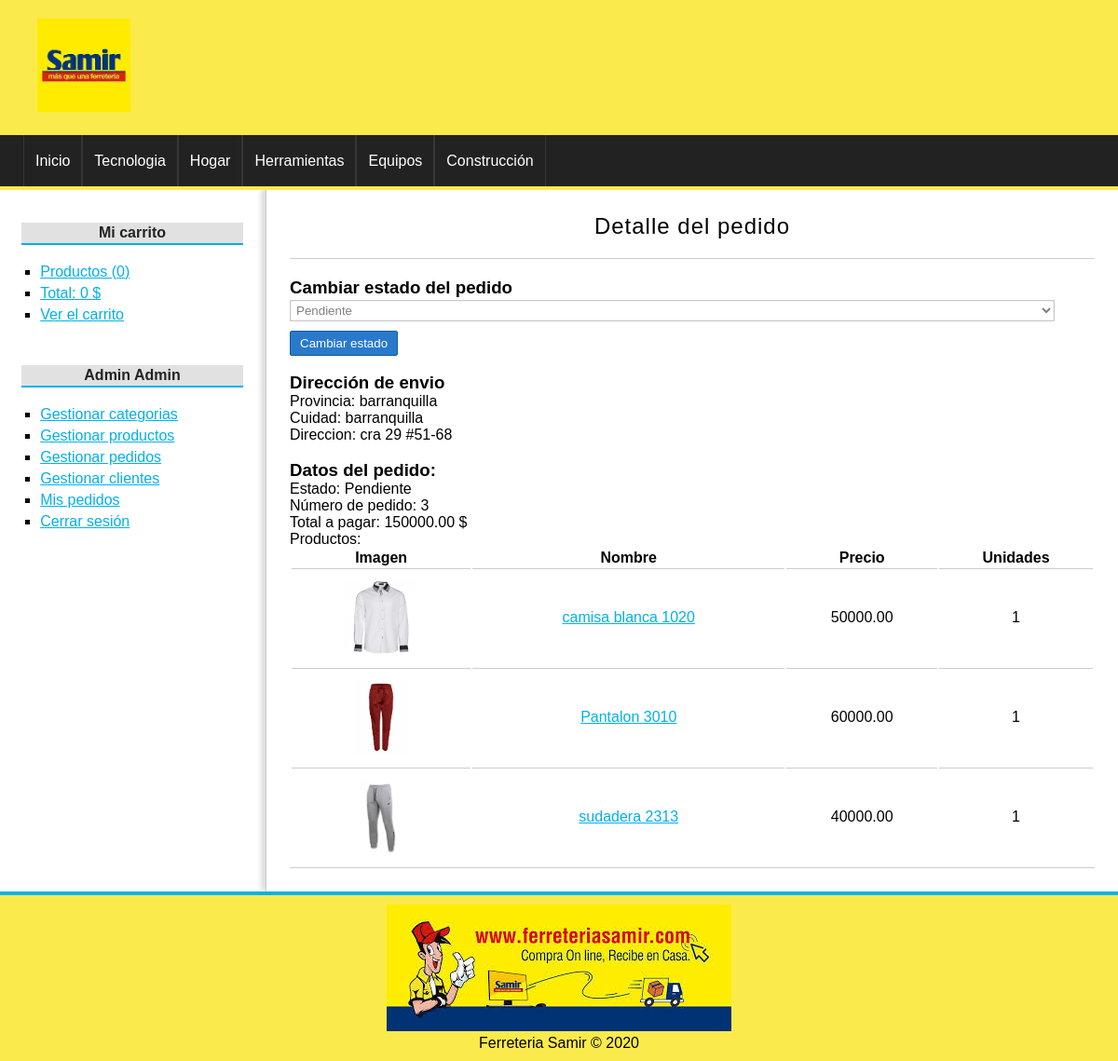
/pedido/detalle&id=3 (signed in), run on the app's committed database.
### tables this page shows
CREATE TABLE categorias(
id              int(255) auto_increment not null,
nombre          varchar(100) not null,
CONSTRAINT pk_categorias PRIMARY KEY(id) 
);

CREATE TABLE pedidos(
id              int(255) auto_increment not null,
usuario_id      int(255) not null,
provincia       varchar(100) not null,
localidad       varchar(100) not null,
direccion       varchar(255) not null,
coste           float(200,2) not null,
estado          varchar(20) not null,
fecha           date,
hora            time,
CONSTRAINT pk_pedidos PRIMARY KEY(id),
CONSTRAINT fk_pedido_usuario FOREIGN KEY(usuario_id) REFERENCES usuarios(id)
);

CREATE TABLE lineas_pedidos(
id              int(255) auto_increment not null,
pedido_id       int(255) not null,
producto_id     int(255) not null,
unidades        int(255) not null,
CONSTRAINT pk_lineas_pedidos PRIMARY KEY(id),
CONSTRAINT fk_linea_pedido FOREIGN KEY(pedido_id) REFERENCES pedidos(id),
CONSTRAINT fk_linea_producto FOREIGN KEY(producto_id) REFERENCES productos(id)
);

CREATE TABLE productos(
id              int(255) auto_increment not null,
categoria_id    int(255) not null,
nombre          varchar(100) not null,
descripcion     text,
precio          float(100,2) not null,
stock           int(255) not null,
oferta          varchar(2),
fecha           date not null,
imagen          varchar(255),
CONSTRAINT pk_categorias PRIMARY KEY(id),
CONSTRAINT fk_producto_categoria FOREIGN KEY(categoria_id) REFERENCES categorias(id)
);

### config/db.php (called while the page is built)
<?php
class Database{
	public static function connect(){
		$db = new mysqli('localhost', 'root', '', 'tienda_master');
		$db->query("SET NAMES 'utf8'");
		return $db;
	}
}

### helpers/utils.php (called while the page is built, shortened)
<?php
class Utils{
	public static function showCategorias(){
		require_once 'models/categoria.php';
		$categoria = new Categoria();
		$categorias = $categoria->getAll();
		return $categorias;
	}
	public static function showStatus($status){
		$value = 'Pendiente';
		if($status == 'confirm'){
			$value = 'Pendiente';
		}elseif($status == 'preparation'){
			$value = 'En preparación';
		}elseif($status == 'ready'){
			$value = 'Preparado para enviar';
		}elseif($status = 'sended'){
			$value = 'Enviado';
		}
		return $value;
	}
}

### models/categoria.php (called while the page is built, shortened)
<?php
class Categoria{
	private $db;
	public function __construct() {
		$this->db = Database::connect();
	}
	public function getAll(){
		$categorias = $this->db->query("SELECT * FROM categorias ORDER BY id DESC;");
		return $categorias;
	}
}

### models/pedido.php (called while the page is built, shortened)
<?php
class Pedido{
	private $id;
	private $db;
	public function __construct() {
		$this->db = Database::connect();
	}
	function getId() {
		return $this->id;
	}
	function setId($id) {
		$this->id = $id;
	}
	public function getOne(){
		$producto = $this->db->query("SELECT * FROM pedidos WHERE id = {$this->getId()}");
		return $producto->fetch_object();
	}
	public function getProductosByPedido($id){
		$sql = "SELECT pr.*, lp.unidades FROM productos pr "
				. "INNER JOIN lineas_pedidos lp ON pr.id = lp.producto_id "
				. "WHERE lp.pedido_id={$id}";
		$productos = $this->db->query($sql);
		return $productos;
	}
}

### views/pedido/detalle.php (the view, shortened to what this page needs)
<h1>Detalle del pedido</h1>
<?php if (isset($pedido)): ?>
		<?php if(isset($_SESSION['admin'])): ?>
			<h3>Cambiar estado del pedido</h3>
			<form action="<?=base_url?>pedido/estado" method="POST">
				<select name="estado">
					<option value="confirm" <?=$pedido->estado == "confirm" ? 'selected' : '';?>>Pendiente</option>
				</select>
				<input type="submit" value="Cambiar estado" />
			</form>
			<br/>
		<?php endif; ?>
		<h3>Dirección de envio</h3>
		Provincia: <?= $pedido->provincia ?>   <br/>
		Cuidad: <?= $pedido->localidad ?> <br/>
		Direccion: <?= $pedido->direccion ?>   <br/><br/>
		<h3>Datos del pedido:</h3>
		Estado: <?=Utils::showStatus($pedido->estado)?> <br/>
		Número de pedido: <?= $pedido->id ?>   <br/>
		Total a pagar: <?= $pedido->coste ?> $ <br/>
		Productos:
		<table>
			<tr>
				<th>Imagen</th>
				<th>Nombre</th>
				<th>Precio</th>
				<th>Unidades</th>
			</tr>
			<?php while ($producto = $productos->fetch_object()): ?>
				<tr>
					<td>
						<?php if ($producto->imagen != null): ?>
							<img src="<?= base_url ?>uploads/images/<?= $producto->imagen ?>" class="img_carrito" />
						<?php else: ?>
							<img src="<?= base_url ?>assets/img/camiseta.png" class="img_carrito" />
						<?php endif; ?>
					</td>
					<td>
						<a href="<?= base_url ?>producto/ver&id=<?= $producto->id ?>"><?= $producto->nombre ?></a>
					</td>
					<td>
						<?= $producto->precio ?>
					</td>
					<td>
						<?= $producto->unidades ?>
					</td>
				</tr>
			<?php endwhile; ?>
		</table>
	<?php endif; ?>

### views/layout/header.php (shortened to what this page needs)
<!DOCTYPE HTML>
<html lang="es">
	<head>
		<link rel="stylesheet" href="<?=base_url?>assets/css/styles.css" />
	</head>
	<body>
		<div id="container">
			<header id="header">
				<div id="logo">
					<img src="<?=base_url?>assets/img/samir.jpg" alt="Ferreteria Samir" />
				</div>
			</header>
			<?php $categorias = Utils::showCategorias(); ?>
			<nav id="menu">
				<ul>
					<li>
						<a href="<?=base_url?>">Inicio</a>
					</li>
					<?php while($cat = $categorias->fetch_object()): ?>
						<li>
							<a href="<?=base_url?>categoria/ver&id=<?=$cat->id?>"><?=$cat->nombre?></a>
						</li>
					<?php endwhile; ?>
				</ul>
			</nav>
			<div id="content">

### assets/css/styles.css (style rules this page uses)
* { padding: 0px; margin: 0px; font-family: sans-serif, Helvetica, Arial; }
a { color: #01B1EA; }
table { text-align: center; width: 100%; border-bottom: 1px solid #ccc; }
td { border-top: 1px solid #ccc; padding: 2px; }
#container { width: 100%; margin: 0px auto; box-shadow: 0px 0px 10px gray; background: white; }
#header { height: 145px; background: #FAEA4C; }
#logo { padding: 20px; margin-left: 20px; float:left; }
#logo img { float:left; height: 100px; }
#menu { clear:both; background: #222; color: white; height: 55px; border-bottom: 4px solid #FAEA4C; }
#menu ul { list-style: none; text-decoration: none; margin: 0px auto; margin-left: 25px; }
#menu ul li { line-height: 55px; float:left; border-right: 1px solid #363636; }
#menu a { display: block; color: white; text-decoration: none; padding-left: 12px; padding-right: 12px; transition: all 300ms; }
#menu a:first-child { border-left: 1px solid #363636; }
#content { margin: 0px auto; overflow: hidden; background: white; }
label, input[type="text"], input[type="password"], input[type="email"], input[type="number"], select, textarea { display:block; width: 95%; margin-top: 2px; margin-bottom: 2px; }
input[type="text"], input[type="password"], input[type="email"], input[type="number"], select, textarea { border: 1px solid #C9C9C9; box-shadow: 0px 0px 2px #ccc inset; background: white; padding: 2px; color: gray; transition: all 300ms; }
input[type="button"], input[type="submit"], button, .button { display: block; border-radius: 2px; width: auto; padding: 5px; padding-left: 10px; padding-right: 10px; color: white; background: #2979CD; border: 1px solid #11608E; cursor:pointer; }
label, input[type="button"], input[type="submit"], button { display:block; margin-top: 10px; }
#central h1 { font-size: 24px; font-weight: normal; letter-spacing: 1px; text-align: center; border-bottom: 1px solid #ccc; margin-bottom: 20px; padding: 20px; padding-top: 0px; }
.img_carrito { height: 80px; display: block; margin:10px auto; }

### data on the page
categorias: nombre "Tecnologia"
categorias: nombre "Hogar"
categorias: nombre "Herramientas"
categorias: nombre "Equipos"
categorias: nombre "Construcción"
pedidos: estado "Pendiente", provincia "barranquilla", localidad "barranquilla", direccion "cra 29 #51-68", id "3", coste "150000.00"
lineas_pedidos: producto.imagen (picture), producto.nombre "camisa blanca 1020", producto.precio "50000.00", unidades "1"
lineas_pedidos: producto.imagen (picture), producto.nombre "Pantalon 3010", producto.precio "60000.00", unidades "1"
lineas_pedidos: producto.imagen (picture), producto.nombre "sudadera 2313", producto.precio "40000.00", unidades "1"

### other printed values
$stats['count'] "0"
$stats['total'] "0"
$_SESSION['identity']->nombre "Admin"
$_SESSION['identity']->apellidos "Admin"
